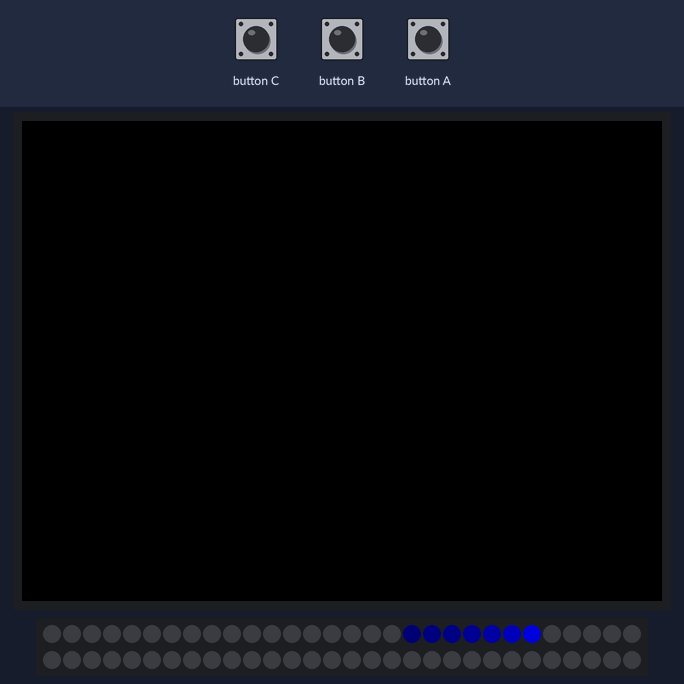
Bench run of a sketch on a simulated ESP32. Shown: 320×240 colour display, 60 RGB LEDs in strip order, left to right, continuing on the next row. Inputs (shaded band) come from the test bench. Dim RGB values are drawn brighter than linear.

Above: at 1.36 s.
1.4 s: button A pressed for 0.15 s
At 1.5 s:
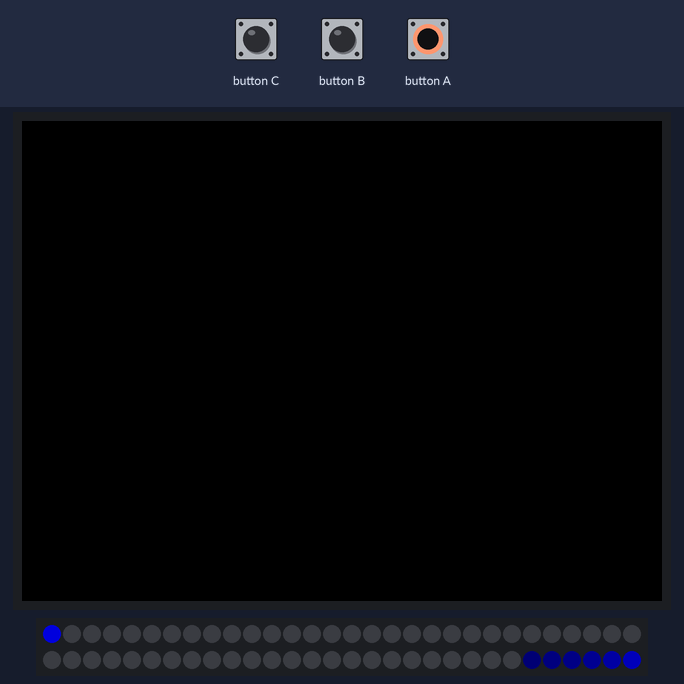
2.1 s: button A pressed for 1 s
At 3.36 s:
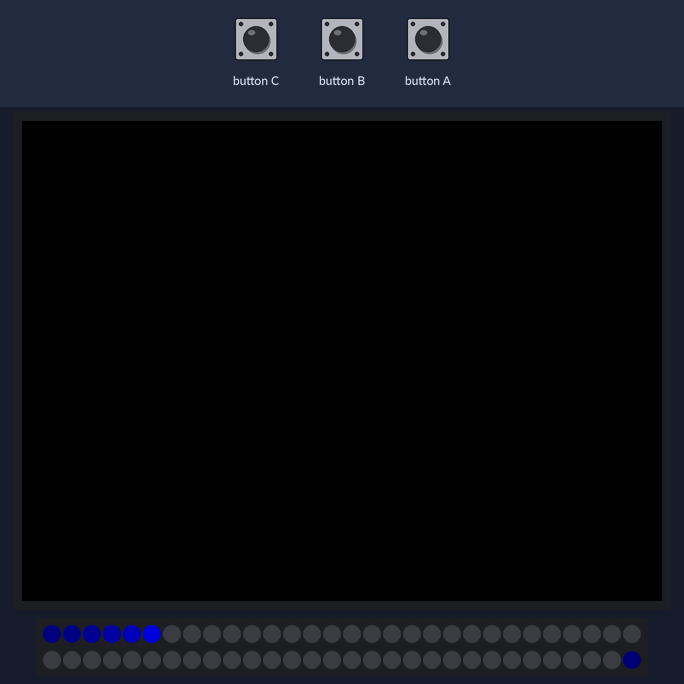

The sketch:

ATOMLite-LED-Simple.ino
```cpp
#include <M5Unified.h>
#include <Adafruit_NeoPixel.h>

// LED
#define PIN 26
#define NUMPIXELS 60
Adafruit_NeoPixel pixels(NUMPIXELS, PIN, NEO_GRB + NEO_KHZ800);


// LEDの色はとりあえず固定でRGBで決めます
int clrR = 0;
int clrG = 0;
int clrB = 150;

#define DELAYVAL 50  // アニメーションの速度調整用

int currentLed = 0;                // 現在点灯しているLEDの位置
unsigned long previousMillis = 0;  // 前回のLED更新時刻

void setup() {
  M5.begin();
  pixels.begin();
  pixels.clear();
}

void loop() {
  M5.update();
  if (M5.BtnA.isPressed()) {
    currentLed = 0;
  }

  unsigned long currentMillis = millis();

  // DELAYVAL間隔で次のLEDを点灯
  if (currentLed < NUMPIXELS) {
    if (currentMillis - previousMillis >= DELAYVAL) {
      previousMillis = currentMillis;

      // すべてのLEDを消灯
      pixels.clear();

      // 現在のLEDを点灯
      pixels.setPixelColor(currentLed, pixels.Color(clrR, clrG, clrB));
      // 前後のLEDも徐々に暗く点灯（テール効果）
      for (int i = 1; i < 10; i++) {
        int pos = (currentLed - i + NUMPIXELS) % NUMPIXELS;
        int brightness = 255 >> i;  // だんだん暗くなる
        pixels.setPixelColor(pos, pixels.Color(
                                    clrR * brightness / 255,
                                    clrG * brightness / 255,
                                    clrB * brightness / 255));
      }

      pixels.show();

      // 次のLEDへ移動
      currentLed = (currentLed + 1);
    }
  } else {
    // すべてのLEDを消灯
      pixels.clear();
  }
}
```
